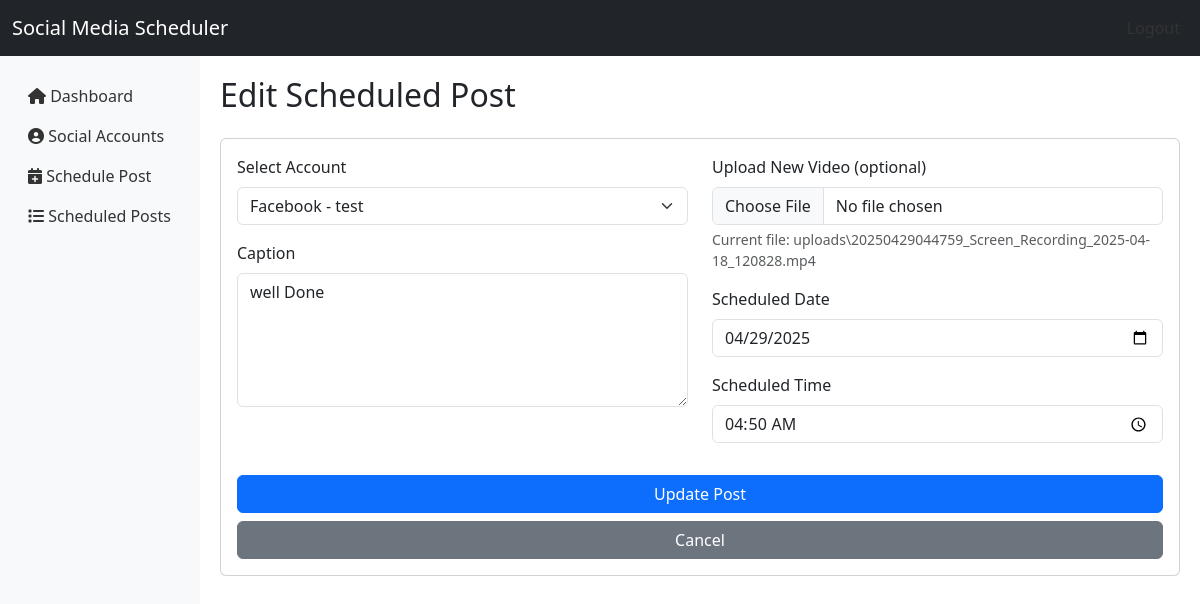
The app's page /post/1/edit (signed in) with its own data.
### app.py (models this page shows)
class ScheduledPost(db.Model):
    id = db.Column(db.Integer, primary_key=True)
    social_account_id = db.Column(db.Integer, db.ForeignKey('social_account.id'), nullable=False)
    caption = db.Column(db.Text, nullable=True)
    media_path = db.Column(db.String(500), nullable=False)
    scheduled_time = db.Column(db.DateTime, nullable=False)
    status = db.Column(db.String(20), default='scheduled')  # 'scheduled', 'posted', 'failed'
    error_message = db.Column(db.Text, nullable=True)
    social_account = db.relationship('SocialAccount', backref='scheduled_posts')

class SocialAccount(db.Model):
    id = db.Column(db.Integer, primary_key=True)
    platform = db.Column(db.String(20), nullable=False)  # 'facebook', 'instagram', 'tiktok'
    account_name = db.Column(db.String(100), nullable=False)
    account_id = db.Column(db.String(100), nullable=False)
    access_token = db.Column(db.String(500), nullable=False)
    refresh_token = db.Column(db.String(500), nullable=True)
    token_expiry = db.Column(db.DateTime, nullable=True)
    connected = db.Column(db.Boolean, default=False)

### app.py (the view, shortened to what this page needs)
@app.route('/post/<int:post_id>/edit', methods=['GET', 'POST'])
def edit_post(post_id):
    if 'user_id' not in session:
        return redirect(url_for('login'))
    post = ScheduledPost.query.get_or_404(post_id)
    accounts = SocialAccount.query.all()
    scheduled_date = post.scheduled_time.strftime('%Y-%m-%d')
    scheduled_time = post.scheduled_time.strftime('%H:%M')
    return render_template('edit_post.html', post=post, accounts=accounts,
                           scheduled_date=scheduled_date, scheduled_time=scheduled_time)

### templates/edit_post.html
{% extends "base.html" %}
{% block content %}
<h2>Edit Scheduled Post</h2>
<div class="card mt-4">
    <div class="card-body">
        <form method="post" enctype="multipart/form-data">
            <div class="row">
                <div class="col-md-6">
                    <div class="mb-3">
                        <label for="account_id" class="form-label">Select Account</label>
                        <select class="form-select" id="account_id" name="account_id" required>
                            {% for account in accounts %}
                                <option value="{{ account.id }}" {% if account.id == post.social_account_id %}selected{% endif %}>
                                    {{ account.platform|capitalize }} - {{ account.account_name }}
                                </option>
                            {% endfor %}
                        </select>
                    </div>
                    <div class="mb-3">
                        <label for="caption" class="form-label">Caption</label>
                        <textarea class="form-control" id="caption" name="caption" rows="5">{{ post.caption }}</textarea>
                    </div>
                </div>
                <div class="col-md-6">
                    <div class="mb-3">
                        <label for="media" class="form-label">Upload New Video (optional)</label>
                        <input class="form-control" type="file" id="media" name="media" accept="video/*">
                        <div class="form-text">
                            Current file: {{ post.media_path.split('/')[-1] }}
                        </div>
                    </div>
                    <div class="mb-3">
                        <label for="scheduled_date" class="form-label">Scheduled Date</label>
                        <input type="date" class="form-control" id="scheduled_date" name="scheduled_date" value="{{ scheduled_date }}" required>
                    </div>
                    <div class="mb-3">
                        <label for="scheduled_time" class="form-label">Scheduled Time</label>
                        <input type="time" class="form-control" id="scheduled_time" name="scheduled_time" value="{{ scheduled_time }}" required>
                    </div>
                </div>
                <div class="col-12 mt-3">
                    <div class="d-grid gap-2">
                        <button type="submit" class="btn btn-primary">Update Post</button>
                        <a href="{{ url_for('posts') }}" class="btn btn-secondary">Cancel</a>
                    </div>
                </div>
            </div>
        </form>
    </div>
</div>
{% endblock %}

### records on screen
ScheduledPost: account_id "Facebook - test", caption "well Done", media_path "uploads\\20250429044759_Screen_Recording_2025-04-18_120828.mp4"
